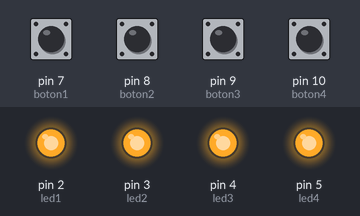
Recording of a sketch running on a simulated Arduino Uno, built with avr-gcc and run on an emulated ATmega328P. On the bench: output pins drawn as LEDs (lit = HIGH). Dashed ring = blinking. The test bench sets the inputs (shaded band); at power-on: pin 7 (boton1), pin 8 (boton2), pin 9 (boton3), pin 10 (boton4) HIGH.

Above: at 1.2 s.
1.3 s: pin 7 (boton1) pulled LOW for 0.15 s
At 3.1 s:
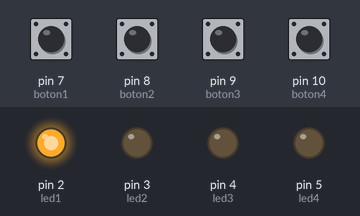
4.4 s: pin 8 (boton2) pulled LOW for 0.15 s
At 5.5 s:
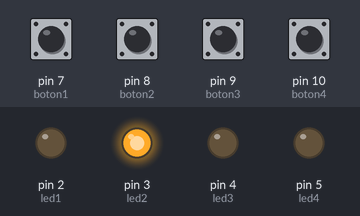
7.5 s: pin 9 (boton3) pulled LOW for 0.15 s
At 9.1 s:
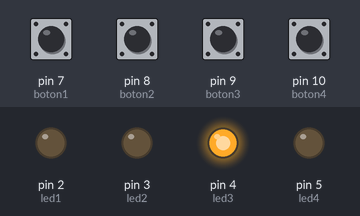
10.6 s: pin 10 (boton4) pulled LOW for 0.15 s
At 12.4 s:
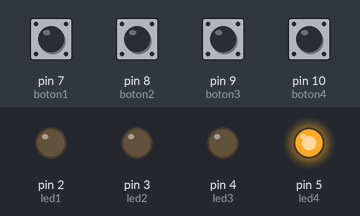
13.7 s: pin 10 (boton4) pulled LOW for 1 s
At 13.8 s:
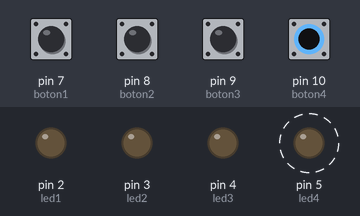
17.3 s: pin 7 (boton1) pulled LOW for 1 s
At 17.6 s:
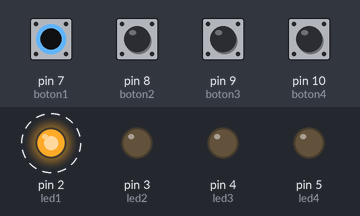
Timing chart, 0 to 20.9 s (numbered marks = the images above; inputs shaded):
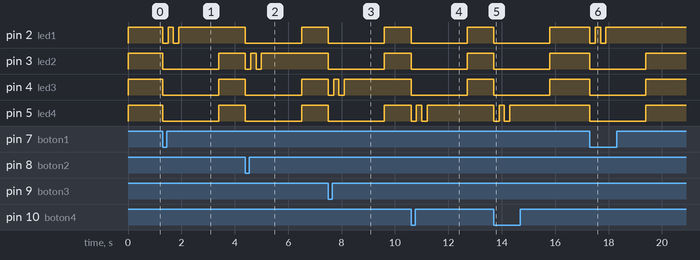

Measured:
- after the input at 1.3 s, pin 2 (led1): alternates HIGH for 0.20 s and LOW for 0.20 s, 4 changes in all, then stays HIGH, starting at once; pin 3 (led2), pin 4 (led3), pin 5 (led4): HIGH → LOW at once, → HIGH 2.1 s later
- after the input at 4.4 s, pin 2 (led1), pin 4 (led3), pin 5 (led4): HIGH → LOW at once, → HIGH 2.1 s later; pin 3 (led2): alternates HIGH for 0.20 s and LOW for 0.20 s, 4 changes in all, then stays HIGH, starting at once
- after the input at 7.5 s, pin 2 (led1), pin 3 (led2), pin 5 (led4): HIGH → LOW at once, → HIGH 2.1 s later; pin 4 (led3): alternates HIGH for 0.20 s and LOW for 0.20 s, 4 changes in all, then stays HIGH, starting at once
- after the input at 10.6 s, pin 2 (led1), pin 3 (led2), pin 4 (led3): HIGH → LOW at once, → HIGH 2.1 s later; pin 5 (led4): alternates HIGH for 0.20 s and LOW for 0.20 s, 4 changes in all, then stays HIGH, starting at once
- after the input at 13.7 s, pin 2 (led1), pin 3 (led2), pin 4 (led3): HIGH → LOW at once, → HIGH 2.1 s later; pin 5 (led4): alternates HIGH for 0.20 s and LOW for 0.20 s, 4 changes in all, then stays HIGH, starting at once
- after the input at 17.3 s, pin 2 (led1): alternates HIGH for 0.20 s and LOW for 0.20 s, 4 changes in all, then stays HIGH, starting at once; pin 3 (led2), pin 4 (led3), pin 5 (led4): HIGH → LOW at once, → HIGH 2.1 s later

The sketch:

botones_Terminado.ino
```cpp
int led1=2;
int led2=3;
int led3=4;
int led4=5;

int boton1=7;
int boton2=8;
int boton3=9;
int boton4=10;

int val_boton1;
int val_boton2;
int val_boton3;
int val_boton4;

int tiempo;
int tiempo2;

void setup() {
  // put your setup code here, to run once:
  pinMode(led1, OUTPUT);
  pinMode(led2, OUTPUT);
  pinMode(led3, OUTPUT);
  pinMode(led4, OUTPUT);

  pinMode(boton1, INPUT);
  pinMode(boton2, INPUT);
  pinMode(boton3, INPUT);
  pinMode(boton4, INPUT);

  tiempo=1500;
  tiempo2=200;
}

void loop() {
  // put your main code here, to run repeatedly:
  val_boton1=digitalRead(boton1);
  val_boton2=digitalRead(boton2);
  val_boton3=digitalRead(boton3);
  val_boton4=digitalRead(boton4);

  if(val_boton1==0){
    digitalWrite(led2,LOW);
    digitalWrite(led3,LOW);
    digitalWrite(led4,LOW);
    parpadear_1();
    delay(tiempo);
    }else digitalWrite(led1, HIGH);

   if(val_boton2==0){
    digitalWrite(led1,LOW);
    digitalWrite(led3,LOW);
    digitalWrite(led4,LOW);
    parpadear_2();
    delay(tiempo);
    }else digitalWrite(led2, HIGH);

   if(val_boton3==0){
    digitalWrite(led1,LOW);
    digitalWrite(led2,LOW);
    digitalWrite(led4,LOW);
    parpadear_3();
    delay(tiempo);
   }else digitalWrite(led3, HIGH);


   if(val_boton4==0){
    digitalWrite(led1, LOW);
    digitalWrite(led3,LOW);
    digitalWrite(led2,LOW);
    parpadear_4();
    delay(tiempo);
   }else digitalWrite(led4, HIGH);
}


void parpadear_4(){
digitalWrite(led4, LOW);
delay(tiempo2);
digitalWrite(led4, HIGH);
delay(tiempo2);
digitalWrite(led4, LOW);
delay(tiempo2);
digitalWrite(led4, HIGH);
}

void parpadear_1(){
digitalWrite(led1, LOW);
delay(tiempo2);
digitalWrite(led1, HIGH);
delay(tiempo2);
digitalWrite(led1, LOW);
delay(tiempo2);
digitalWrite(led1, HIGH);
}

void parpadear_2(){
digitalWrite(led2, LOW);
delay(tiempo2);
digitalWrite(led2, HIGH);
delay(tiempo2);
digitalWrite(led2, LOW);
delay(tiempo2);
digitalWrite(led2, HIGH);
}

void parpadear_3(){
digitalWrite(led3, LOW);
delay(tiempo2);
digitalWrite(led3, HIGH);
delay(tiempo2);
digitalWrite(led3, LOW);
delay(tiempo2);
digitalWrite(led3, HIGH);
}
```
